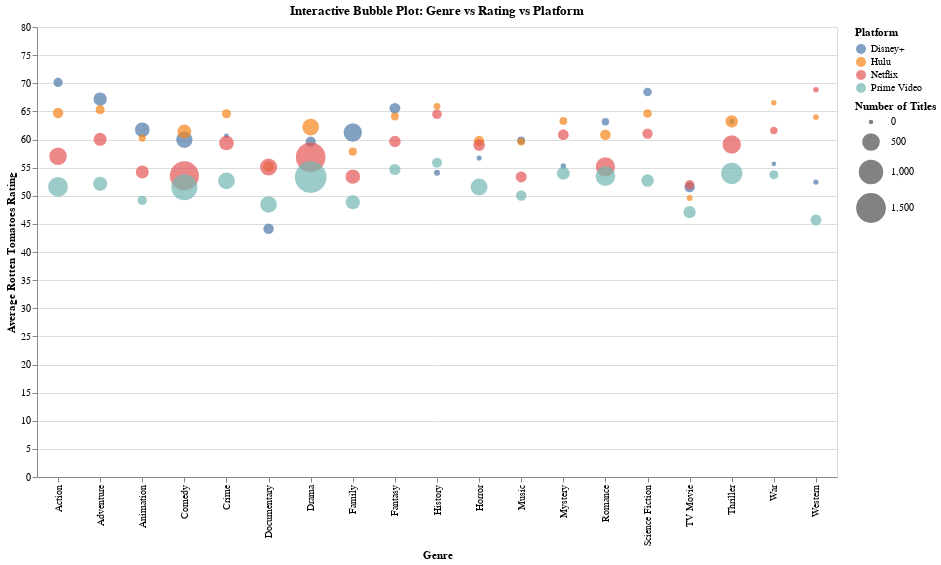

Notebook code for this chart:
### Markdown cell above
The heatmap titled **"Average Rotten Tomatoes Rating by Genre and Platform"** visualizes the average critic scores across various genres for four major streaming platforms. **Darker blue shades** represent **higher average Rotten Tomatoes ratings**, indicating stronger critical reception and genre specialization. 

**Disney+**:  
Disney+ performs strongly in **Action**, **Fantasy**, **Science Fiction**, and **Adventure**, with average ratings consistently in the **65–70 range**, highlighting its focus on high-quality, audience-friendly genres.

**Hulu**:  
Hulu’s standout genres are **Adventure**, **History**, and **War**, all exhibiting higher ratings (darker shades), suggesting Hulu’s strength in more mature and historically driven narratives.

**Netflix**:  
Netflix shows its strongest performance in **History**, **Western**, and **War** genres, with these categories receiving higher critic scores compared to others like **Thriller** and **Drama**.

**Prime Video**:  
Prime Video generally displays **lighter shades** across most genres, indicating comparatively **lower average ratings** overall. However, within its platform, **History** emerges as the highest-rated genre.

**Overall Insight**: Genre-Specific Strengths Drive Platform Differentiation
The heatmap highlights how each streaming platform leverages **genre-specific strengths** to build its critical reputation. These differentiated content strategies play a crucial role in **platform positioning** and **audience targeting** in an increasingly competitive streaming landscape.

### Code cell
# Bubble chart
#How does genre popularity compare across different platforms?
melted_df = df.melt(
    id_vars=["Title", "Genres", "Rotten Tomatoes"],
    value_vars=["Netflix", "Hulu", "Prime Video", "Disney+"],
    var_name="Platform",
    value_name="Availability"
)

melted_df = melted_df[melted_df["Availability"] == 1]

bubble_df = melted_df.groupby(["Platform", "Genres"]).agg(
    avg_rating=("Rotten Tomatoes", "mean"),
    count=("Title", "count")
).reset_index()
platform_options = ["All"] + sorted(bubble_df["Platform"].dropna().unique().tolist())
genre_options = ["All"] + sorted(bubble_df["Genres"].dropna().unique().tolist())

platform_dropdown = alt.binding_select(options=platform_options, name="Platform: ")
genre_dropdown = alt.binding_select(options=genre_options, name="Genre: ")

platform_select = alt.selection_point(fields=["Platform"], bind=platform_dropdown, value="All", name="PlatformSelect")
genre_select = alt.selection_point(fields=["Genres"], bind=genre_dropdown, value="All", name="GenreSelect")

bubble_chart = alt.Chart(bubble_df).mark_circle().encode(
    x=alt.X("Genres:N", title="Genre"),
    y=alt.Y("avg_rating:Q", title="Average Rotten Tomatoes Rating"),
    size=alt.Size("count:Q", title="Number of Titles", scale=alt.Scale(range=[20, 1000])),
    color=alt.Color("Platform:N", title="Platform"),
    tooltip=["Genres", "Platform", "avg_rating", "count"]
).add_params(
    platform_select,
    genre_select
).transform_filter(
    "(PlatformSelect.Platform == 'All' || datum.Platform == PlatformSelect.Platform) && "
    "(GenreSelect.Genres == 'All' || datum.Genres == GenreSelect.Genres)"
).properties(
    width=800,
    height=450,
    title="Interactive Bubble Plot: Genre vs Rating vs Platform"
)

bubble_chart

### Figure 1 — Vega-Lite specification as saved in the notebook (floating-point values rounded to 4 significant figures)
{"config": {"view": {"continuousWidth": 300, "continuousHeight": 300}}, "data": {"name": "data-88a609ff4938fab4a5f63544b61b0af5"}, "mark": {"type": "circle"}, "encoding": {"color": {"field": "Platform", "title": "Platform", "type": "nominal"}, "size": {"field": "count", "scale": {"range": [20, 1000]}, "title": "Number of Titles", "type": "quantitative"}, "tooltip": [{"field": "Genres", "type": "nominal"}, {"field": "Platform", "type": "nominal"}, {"field": "avg_rating", "type": "quantitative"}, {"field": "count", "type": "quantitative"}], "x": {"field": "Genres", "title": "Genre", "type": "nominal"}, "y": {"field": "avg_rating", "title": "Average Rotten Tomatoes Rating", "type": "quantitative"}}, "height": 450, "params": [{"name": "PlatformSelect", "select": {"type": "point", "fields": ["Platform"]}, "bind": {"input": "select", "options": ["All", "Disney+", "Hulu", "Netflix", "Prime Video"], "name": "Platform: "}, "value": "All"}, {"name": "GenreSelect", "select": {"type": "point", "fields": ["Genres"]}, "bind": {"input": "select", "options": ["All", "Action", "Adventure", "Animation", "Comedy", "Crime", "Documentary", "Drama", "Family", "Fantasy", "History", "Horror", "Music", "Mystery", "Romance", "Science Fiction", "TV Movie", "Thriller", "War", "Western"], "name": "Genre: "}, "value": "All"}], "title": "Interactive Bubble Plot: Genre vs Rating vs Platform", "transform": [{"filter": "(PlatformSelect.Platform == 'All' || datum.Platform == PlatformSelect.Platform) && (GenreSelect.Genres == 'All' || datum.Genres == GenreSelect.Genres)"}], "width": 800, "$schema": "https://vega.github.io/schema/vega-lite/v5.20.1.json", "datasets": {"data-88a609ff4938fab4a5f63544b61b0af5": [{"Platform": "Disney+", "Genres": "Action", "avg_rating": 70.14, "count": 112}, {"Platform": "Disney+", "Genres": "Adventure", "avg_rating": 67.18, "count": 276}, {"Platform": "Disney+", "Genres": "Animation", "avg_rating": 61.74, "count": 335}, {"Platform": "Disney+", "Genres": "Comedy", "avg_rating": 59.95, "count": 425}, {"Platform": "Disney+", "Genres": "Crime", "avg_rating": 60.62, "count": 8}, {"Platform": "Disney+", "Genres": "Documentary", "avg_rating": 44.12, "count": 156}, {"Platform": "Disney+", "Genres": "Drama", "avg_rating": 59.62, "count": 146}, {"Platform": "Disney+", "Genres": "Family", "avg_rating": 61.24, "count": 552}, {"Platform": "Disney+", "Genres": "Fantasy", "avg_rating": 65.55, "count": 168}, {"Platform": "Disney+", "Genres": "History", "avg_rating": 54.11, "count": 28}, {"Platform": "Disney+", "Genres": "Horror", "avg_rating": 56.7, "count": 10}, {"Platform": "Disney+", "Genres": "Music", "avg_rating": 59.82, "count": 73}, {"Platform": "Disney+", "Genres": "Mystery", "avg_rating": 55.29, "count": 14}, {"Platform": "Disney+", "Genres": "Romance", "avg_rating": 63.15, "count": 61}, {"Platform": "Disney+", "Genres": "Science Fiction", "avg_rating": 68.46, "count": 92}, {"Platform": "Disney+", "Genres": "TV Movie", "avg_rating": 51.54, "count": 153}, {"Platform": "Disney+", "Genres": "Thriller", "avg_rating": 63.18, "count": 11}, {"Platform": "Disney+", "Genres": "War", "avg_rating": 55.67, "count": 3}, {"Platform": "Disney+", "Genres": "Western", "avg_rating": 52.43, "count": 14}, {"Platform": "Hulu", "Genres": "Action", "avg_rating": 64.72, "count": 154}, {"Platform": "Hulu", "Genres": "Adventure", "avg_rating": 65.3, "count": 110}, {"Platform": "Hulu", "Genres": "Animation", "avg_rating": 60.25, "count": 56}, {"Platform": "Hulu", "Genres": "Comedy", "avg_rating": 61.42, "count": 298}, {"Platform": "Hulu", "Genres": "Crime", "avg_rating": 64.56, "count": 108}, {"Platform": "Hulu", "Genres": "Documentary", "avg_rating": 55.21, "count": 163}, {"Platform": "Hulu", "Genres": "Drama", "avg_rating": 62.2, "count": 453}, {"Platform": "Hulu", "Genres": "Family", "avg_rating": 57.84, "count": 81}, {"Platform": "Hulu", "Genres": "Fantasy", "avg_rating": 64.1, "count": 72}, {"Platform": "Hulu", "Genres": "History", "avg_rating": 65.89, "count": 47}, {"Platform": "Hulu", "Genres": "Horror", "avg_rating": 59.72, "count": 153}, {"Platform": "Hulu", "Genres": "Music", "avg_rating": 59.59, "count": 61}, {"Platform": "Hulu", "Genres": "Mystery", "avg_rating": 63.3, "count": 71}, {"Platform": "Hulu", "Genres": "Romance", "avg_rating": 60.83, "count": 161}, {"Platform": "Hulu", "Genres": "Science Fiction", "avg_rating": 64.63, "count": 94}, {"Platform": "Hulu", "Genres": "TV Movie", "avg_rating": 49.6, "count": 25}, {"Platform": "Hulu", "Genres": "Thriller", "avg_rating": 63.22, "count": 235}, {"Platform": "Hulu", "Genres": "War", "avg_rating": 66.53, "count": 15}, {"Platform": "Hulu", "Genres": "Western", "avg_rating": 64.0, "count": 22}, {"Platform": "Netflix", "Genres": "Action", "avg_rating": 57.02, "count": 495}, {"Platform": "Netflix", "Genres": "Adventure", "avg_rating": 60.03, "count": 257}, {"Platform": "Netflix", "Genres": "Animation", "avg_rating": 54.23, "count": 259}, {"Platform": "Netflix", "Genres": "Comedy", "avg_rating": 53.55, "count": 1428}, {"Platform": "Netflix", "Genres": "Crime", "avg_rating": 59.37, "count": 338}, {"Platform": "Netflix", "Genres": "Documentary", "avg_rating": 55.11, "count": 476}, {"Platform": "Netflix", "Genres": "Drama", "avg_rating": 56.83, "count": 1482}, {"Platform": "Netflix", "Genres": "Family", "avg_rating": 53.4, "count": 328}, {"Platform": "Netflix", "Genres": "Fantasy", "avg_rating": 59.64, "count": 196}, {"Platform": "Netflix", "Genres": "History", "avg_rating": 64.49, "count": 125}, {"Platform": "Netflix", "Genres": "Horror", "avg_rating": 59.0, "count": 199}, {"Platform": "Netflix", "Genres": "Music", "avg_rating": 53.35, "count": 174}, {"Platform": "Netflix", "Genres": "Mystery", "avg_rating": 60.85, "count": 167}, {"Platform": "Netflix", "Genres": "Romance", "avg_rating": 55.14, "count": 607}, {"Platform": "Netflix", "Genres": "Science Fiction", "avg_rating": 61.05, "count": 150}, {"Platform": "Netflix", "Genres": "TV Movie", "avg_rating": 51.96, "count": 119}, {"Platform": "Netflix", "Genres": "Thriller", "avg_rating": 59.1, "count": 553}, {"Platform": "Netflix", "Genres": "War", "avg_rating": 61.58, "count": 62}, {"Platform": "Netflix", "Genres": "Western", "avg_rating": 68.84, "count": 19}, {"Platform": "Prime Video", "Genres": "Action", "avg_rating": 51.59, "count": 643}, {"Platform": "Prime Video", "Genres": "Adventure", "avg_rating": 52.13, "count": 314}, {"Platform": "Prime Video", "Genres": "Animation", "avg_rating": 49.17, "count": 117}, {"Platform": "Prime Video", "Genres": "Comedy", "avg_rating": 51.5, "count": 1142}, {"Platform": "Prime Video", "Genres": "Crime", "avg_rating": 52.65, "count": 450}, {"Platform": "Prime Video", "Genres": "Documentary", "avg_rating": 48.45, "count": 442}, {"Platform": "Prime Video", "Genres": "Drama", "avg_rating": 53.3, "count": 1693}, {"Platform": "Prime Video", "Genres": "Family", "avg_rating": 48.85, "count": 310}, {"Platform": "Prime Video", "Genres": "Fantasy", "avg_rating": 54.66, "count": 181}, {"Platform": "Prime Video", "Genres": "History", "avg_rating": 55.86, "count": 135}, {"Platform": "Prime Video", "Genres": "Horror", "avg_rating": 51.56, "count": 459}, {"Platform": "Prime Video", "Genres": "Music", "avg_rating": 50.04, "count": 154}, {"Platform": "Prime Video", "Genres": "Mystery", "avg_rating": 53.99, "count": 253}, {"Platform": "Prime Video", "Genres": "Romance", "avg_rating": 53.49, "count": 631}, {"Platform": "Prime Video", "Genres": "Science Fiction", "avg_rating": 52.7, "count": 236}, {"Platform": "Prime Video", "Genres": "TV Movie", "avg_rating": 47.08, "count": 223}, {"Platform": "Prime Video", "Genres": "Thriller", "avg_rating": 53.98, "count": 748}, {"Platform": "Prime Video", "Genres": "War", "avg_rating": 53.72, "count": 108}, {"Platform": "Prime Video", "Genres": "Western", "avg_rating": 45.7, "count": 171}]}}
